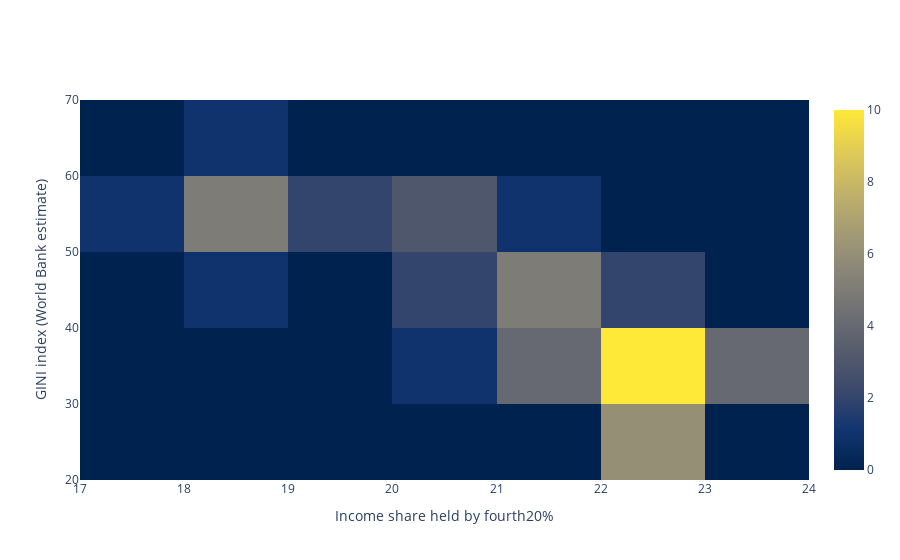

The notebook cell this image was saved under:
### Code cell
# Creating a subset
df = poverty[poverty['year'].eq(2000) & poverty['is_country']]
# Creating a Figure object and adding a histogram2d trace
fig = go.Figure()
fig.add_histogram2d(x=df['Income share held by fourth 20%'],
                    y=df['GINI index (World Bank estimate)'],
                    colorscale='cividis')
## Adding titles
fig.layout.xaxis.title = 'Income share held by fourth20%'
fig.layout.yaxis.title = 'GINI index (World Bank estimate)'
fig.show()

### Figure 1 — Plotly figure (JSON) as saved in the notebook; plotly's stock layout.template omitted (floating-point values rounded to 4 significant figures; data arrays with more than 128 entries replaced by an {"elided": "..."} marker saying what was removed)
{"data": [{"colorscale": [[0, "#00224e"], [0.1111, "#123570"], [0.2222, "#3b496c"], [0.3333, "#575d6d"], [0.4444, "#707173"], [0.5556, "#8a8678"], [0.6667, "#a59c74"], [0.7778, "#c3b369"], [0.8889, "#e1cc55"], [1, "#fee838"]], "type": "histogram2d", "x": {"elided": "169 float values"}, "y": {"elided": "169 float values"}}], "layout": {"xaxis": {"title": {"text": "Income share held by fourth20%"}}, "yaxis": {"title": {"text": "GINI index (World Bank estimate)"}}}}
